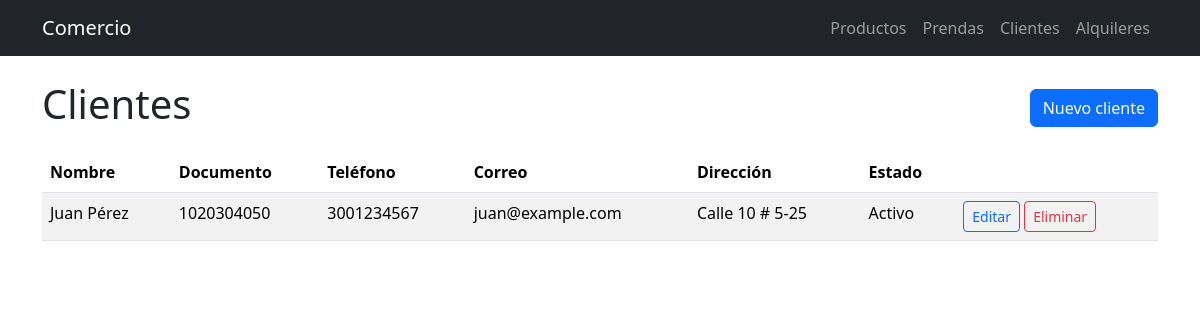
/clientes/, run on the app's committed database.
### gestion/models.py (models this page shows, shortened)
class Cliente(models.Model):
    class Estado(models.TextChoices):
        ACTIVO = "activo", "Activo"
        INACTIVO = "inactivo", "Inactivo"
    nombre = models.CharField("nombre completo", max_length=100)
    documento = models.CharField(
        "documento de identificación", max_length=20, unique=True
    )
    telefono = models.CharField("teléfono", max_length=20)
    correo = models.EmailField("correo electrónico")
    direccion = models.CharField("dirección", max_length=200, blank=True)
    estado = models.CharField(
        max_length=20, choices=Estado.choices, default=Estado.ACTIVO
    )
    class Meta:
        verbose_name = "cliente"

### gestion/views.py (the view)
# urls.py: path("clientes/", views.ClienteListView.as_view(), name="cliente_lista"),
class ClienteListView(generic.ListView):
    model = Cliente
    template_name = "gestion/cliente_lista.html"

### gestion/templates/gestion/cliente_lista.html (shortened to what this page needs)
{% extends "gestion/base.html" %}
{% block contenido %}
<div class="d-flex justify-content-between align-items-center mb-3">
  <h1>Clientes</h1>
  <a href="{% url 'cliente_crear' %}" class="btn btn-primary">Nuevo cliente</a>
</div>
<table class="table table-striped">
  <thead>
    <tr>
      <th>Nombre</th>
      <th>Documento</th>
      <th>Teléfono</th>
      <th>Correo</th>
      <th>Dirección</th>
      <th>Estado</th>
      <th></th>
    </tr>
  </thead>
  <tbody>
    {% for cliente in object_list %}
    <tr>
      <td>{{ cliente.nombre }}</td>
      <td>{{ cliente.documento }}</td>
      <td>{{ cliente.telefono }}</td>
      <td>{{ cliente.correo }}</td>
      <td>{{ cliente.direccion }}</td>
      <td>{{ cliente.get_estado_display }}</td>
      <td>
        <a href="{% url 'cliente_editar' cliente.pk %}" class="btn btn-sm btn-outline-primary">Editar</a>
        <a href="{% url 'cliente_eliminar' cliente.pk %}" class="btn btn-sm btn-outline-danger">Eliminar</a>
      </td>
    </tr>
    {% empty %}
    <tr><td colspan="7">No hay clientes registrados.</td></tr>
    {% endfor %}
  </tbody>
</table>
{% endblock %}

### data on the page
Cliente: nombre "Juan Pérez", documento "1020304050", telefono "3001234567", correo "juan@example.com", direccion "Calle 10 # 5-25", estado "Activo"
